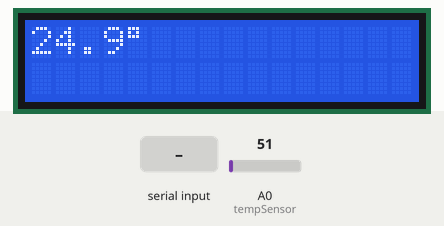
Simulated run of this sketch. Board: Arduino Uno, built with avr-gcc and run on an emulated ATmega328P. Parts: 16×2 character LCD. The test bench sets the inputs (shaded band); at power-on: A0 (tempSensor) = 51. What the sketch prints to the serial monitor is not drawn.

Above: at 1.2 s.
1.3 s: "1" received over Serial
At 3.3 s:
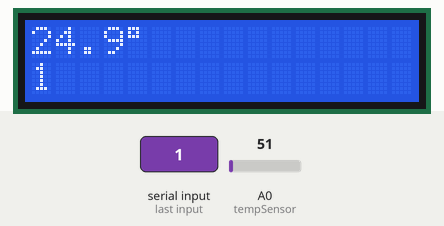
3.6 s: A0 (tempSensor) set to 22
At 5.4 s:
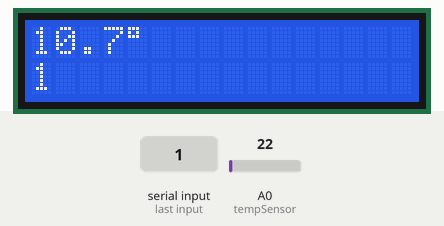
5.7 s: A0 (tempSensor) set to 18
At 7.4 s:
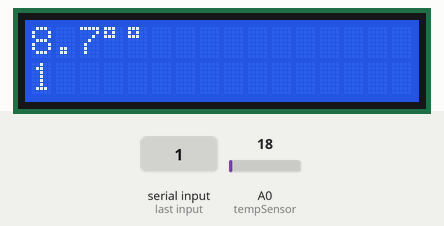
7.7 s: "0" received over Serial
At 9.5 s:
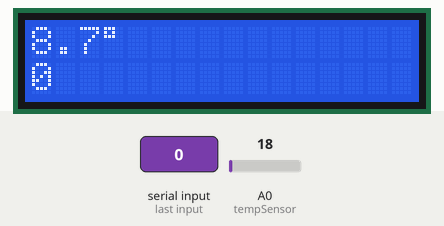
9.8 s: A0 (tempSensor) set to 30
At 11.6 s:
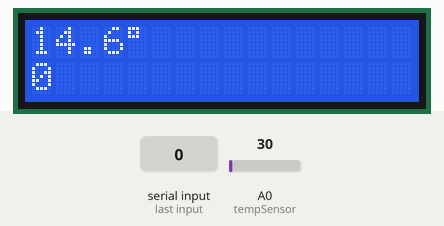
Timing chart, 0 to 12.8 s (numbered marks = the images above; inputs shaded):
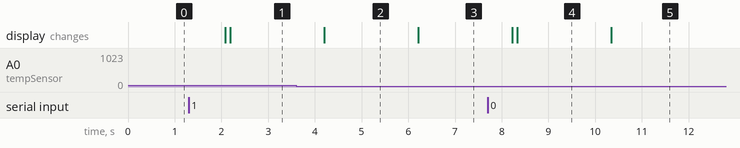

The sketch:

sensorlcdControl.ino
```cpp
#include <LiquidCrystal_I2C.h>

LiquidCrystal_I2C lcd(0x3F, 16 ,2);


String myinfo = "20172256 YHS";
String str="";

int tempSensor = A0;
float temperature =0;
long val=0;

void setup() {
  Serial.begin(115200);

  lcd.init();
  lcd.backlight();

}

void loop() {

  str="";
  static unsigned int col =0;
  val = analogRead(tempSensor);
  temperature = (val * 4.8828125);

 while(Serial.available()) {
  char temp = Serial.read();
      lcd.clear();
      delay(100);
      str.concat(temp);
      Serial.println(str);

 }

 char bufferDelete = Serial.read(); //마지막 useless char delete

  lcd.setCursor(0,0);
  lcd.print((long)temperature /10);
  lcd.print(".");
  lcd.print((long)temperature % 10);
  lcd.print((char)223);

  lcd.setCursor(0,1);
  lcd.print(str);
  delay(1000);


}
```

Measured:
- the behaviour switches between 21 and 20 on A0 (tempSensor) (found by bisection; images 2 and 3)
- after the input at 1.3 s, the display: first changes after 0.78 s (image 1 shows a later state)
- after the input at 3.6 s, the display: changes after 0.60 s (image 2)
- after the input at 5.7 s, the display: changes after 0.51 s (image 3)
- after the input at 7.7 s, the display: first changes after 0.52 s (image 4 shows a later state)
- after the input at 9.8 s, the display: changes after 0.54 s (image 5)
